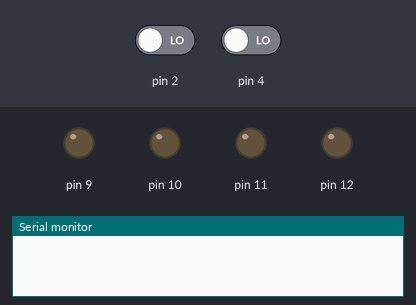
The sketch below on a simulated Arduino Uno, built with avr-gcc and run on an emulated ATmega328P. Parts: output pins drawn as LEDs (lit = HIGH), the last lines printed to the serial monitor. The inputs (shaded band) are chosen by the test bench; at power-on: pin 4 LOW, pin 2 LOW.

Above: at 1.2 s.
1.3 s: pin 4 driven HIGH
At 4.1 s:
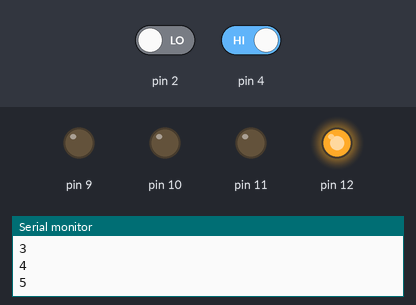
4.3 s: pin 2 driven HIGH
At 6.2 s:
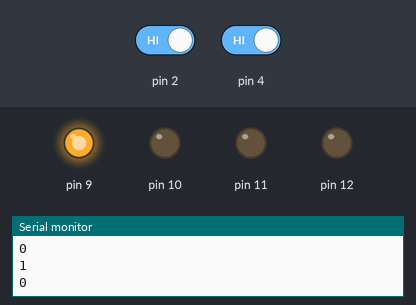
6.8 s: pin 2 driven LOW
At 8.1 s:
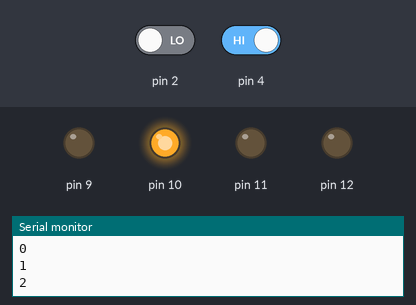
Timing chart, 0 to 10.3 s (numbered marks = the images above; inputs shaded):
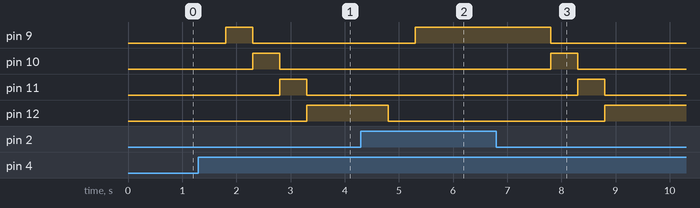

The sketch:

Lampu_Berurutan.ino
```cpp
// Status Tombol
int hitung = 0;

void setup()
{
  Serial.begin(9600);
  pinMode(2, INPUT);
  pinMode(4, INPUT);
  pinMode(9, OUTPUT);
  pinMode(10, OUTPUT);
  pinMode(11, OUTPUT);
  pinMode(12, OUTPUT);
}

void loop()
{
  if (digitalRead(4) == HIGH) {
    delay(500); // Wait for 500 millisecond(s)
    hitung += 1;
    Serial.println(hitung);
    if (hitung == 1) {
      digitalWrite(9, HIGH);
    }
    if (hitung == 2) {
      digitalWrite(9, LOW);
      digitalWrite(10, HIGH);
    }
    if (hitung == 3) {
      digitalWrite(10, LOW);
      digitalWrite(11, HIGH);
    }
    if (hitung == 4) {
      digitalWrite(11, LOW);
      digitalWrite(12, HIGH);
    }
  }
  if (digitalRead(2) == HIGH) {
    delay(500); // Wait for 500 millisecond(s)
    digitalWrite(12, LOW);
    hitung = 0;
    Serial.println(hitung);
  }
}
```

Measured:
- after the input at 1.3 s, pin 9: LOW → HIGH after 0.50 s, → LOW 0.50 s later; pin 10: LOW → HIGH after 1.0 s, → LOW 0.50 s later; pin 11: LOW → HIGH after 1.5 s, → LOW 0.50 s later; pin 12: LOW → HIGH after 2.0 s
- after the input at 4.3 s, pin 9: LOW → HIGH after 1.0 s; pin 12: HIGH → LOW after 0.50 s
- after the input at 6.8 s, pin 9: HIGH → LOW after 1.0 s; pin 10: LOW → HIGH after 1.0 s, → LOW 0.50 s later; pin 11: LOW → HIGH after 1.5 s, → LOW 0.50 s later; pin 12: LOW → HIGH after 2.0 s
